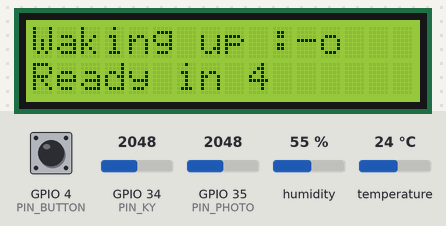
A sketch run on a simulated ESP32. Parts: 16×2 character LCD. Inputs (shaded band) come from the test bench; at power-on: GPIO 4 (PIN_BUTTON) HIGH, GPIO 34 (PIN_KY) = 2048, GPIO 35 (PIN_PHOTO) = 2048, humidity 55 %, temperature 24 °C. The local clock reads 2024-03-15 10:24:30 at power-on unless the sketch sets it; what the sketch prints to the serial monitor is not drawn.

Above: at 1.2 s.
1.3 s: GPIO 4 (PIN_BUTTON) pulled LOW for 0.15 s
At 6.2 s:
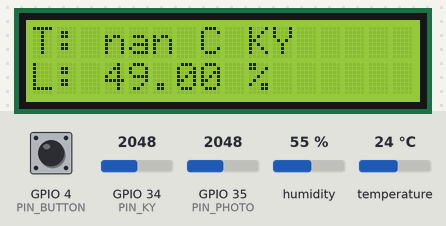
6.5 s: GPIO 34 (PIN_KY) set to 1070
20.5 s: GPIO 34 (PIN_KY) set to 979
At 21.9 s:
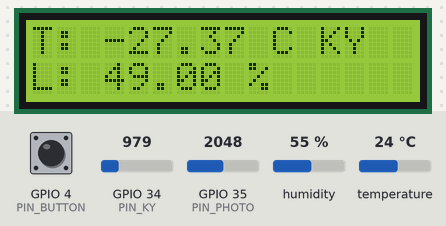
22.5 s: GPIO 4 (PIN_BUTTON) pulled LOW for 1 s
At 24.2 s:
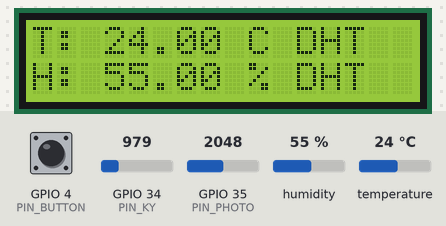
25.0 s: GPIO 4 (PIN_BUTTON) pulled LOW for 0.15 s
At 25.8 s:
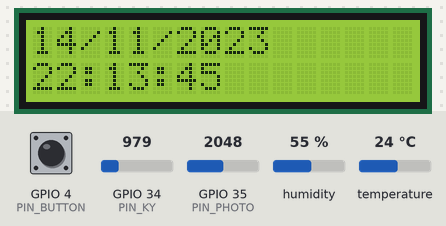
29.5 s: GPIO 4 (PIN_BUTTON) pulled LOW for 3.2 s
At 31.1 s:
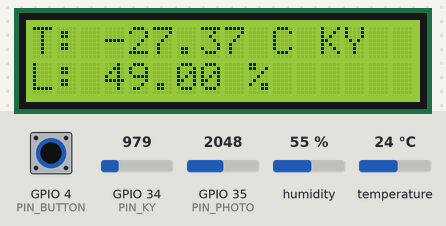
Timing chart, 0 to 32.6 s (numbered marks = the images above; inputs shaded):
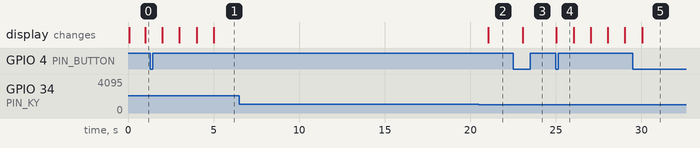

Measured:
- the behaviour switches between 1024 and 1023 on GPIO 34 (PIN_KY) (found by bisection; images 1 and 2)
- after the input at 1.3 s, the display: first differs from a run without the input after 3.7 s (image 1)
- after the input at 6.5 s, every drawn part: stays the same
- after the input at 20.5 s, the display: changes after 0.53 s (image 2)
- after the input at 22.5 s, the display: changes after 0.56 s (image 3)
- after the input at 25.0 s, the display: changes at once (image 4)
- after the input at 29.5 s, the display: changes after 0.53 s (image 5)

The sketch:

IoTproject.ino
```cpp
#include <LiquidCrystal.h>
#include <RTClib.h>
#include <Wire.h>
#include <DHT.h>
#include <DHT_U.h>

#define DHTTYPE DHT11   // Define the sensor type (DHT11)
#define PIN_DHT 2        // Define the pin where the DHT11 sensor is connected
#define PIN_BUTTON 4
#define PIN_KY 34
#define PIN_SOUND 27
#define PIN_PHOTO 35
#define PIN_LCD_RS 17
#define PIN_LCD_E 16
#define PIN_LCD_D4 32
#define PIN_LCD_D5 33
#define PIN_LCD_D6 25
#define PIN_LCD_D7 26
#define PIN_SD_CS 5
#define PIN_SD_SCK 18
#define PIN_SD_MISO 19
#define PIN_SD_MOSI 23

// parameters
#define timeIntervalDisplay 1000  // Refresh rate for sensor data on LCD
#define timeIntervalLogging 10000  // Rate for logging through serial or other
#define introTime 5000  // Logging time interval

float tempCorrection = 4.2; // bias to apply to the KY temp reading

// Global state variables initialization
int currentPage = 0;  // Tracks the active page
bool buttonPressed = false;
bool buttonLCDPressed = false;
unsigned long previousMillisDisplay = 0;
unsigned long previousMillisLogging = 0;
unsigned long initMillis = 0;
unsigned long currentMillis = 0;
float KYValue = 0;
float voltage = 0;
int lux = 0;           // Light intensity in lux
int lightSensorValue = 0;       // Sensor value

// Objects creation
LiquidCrystal lcd(PIN_LCD_RS, PIN_LCD_E, PIN_LCD_D4, PIN_LCD_D5, PIN_LCD_D6, PIN_LCD_D7);
RTC_DS1307 rtc;
DHT dht(PIN_DHT, DHTTYPE);

void setup() {
    Serial.begin(115200);
    Wire.begin();
    lcd.begin(16, 2);
    lcd.clear();
    dht.begin();

    pinMode(PIN_BUTTON, INPUT_PULLUP);
    pinMode(PIN_SD_CS, OUTPUT);
    digitalWrite(PIN_SD_CS, HIGH); // Prevent boot crash

    initRTC();
}

void loop() {
  currentMillis = millis(); // update the time
  checkPageButton(); // Check button press to switch pages
  if (currentMillis - initMillis < introTime) {intro();} // Show welcome message for first 10 seconds
  else {
    if (currentMillis - previousMillisDisplay >= timeIntervalDisplay) { // Actions to be triggered at LCD display refresh interval
      previousMillisDisplay = currentMillis;
      switch (currentPage) {
        case 0:
        displayTime();
        break;
      case 1:
        displayTempKY();
        break;
      case 2:
        displayDHT();
        break;
      }
    }
    if (currentMillis - previousMillisLogging >= timeIntervalLogging) { // Actions to be triggered at logging rate
      previousMillisLogging = currentMillis;

      // get all the sensor readings
      DateTime now = rtc.now();
      float tempKY = getTempKY();
      int luminosity = getLux();
      float DHThumidity = dht.readHumidity();
      float DHTtemperature = dht.readTemperature();

      // Format the timestamp string
      char timeStamp[20];
      snprintf(timeStamp, sizeof(timeStamp), "%04d-%02d-%02dT%02d:%02d:%02d",now.year(), now.month(), now.day(),now.hour(), now.minute(), now.second());

      // Build and format the JSON string
      String jsonData = "{";
      jsonData += "\"datetime\":\"" + String(timeStamp) + "\",";
      jsonData += "\"tempKY\":" + String(tempKY, 2) + ",";
      jsonData += "\"tempDHT\":" + String(DHTtemperature, 2) + ",";
      jsonData += "\"humidity\":" + String(DHThumidity) + ",";
      jsonData += "\"light\":" + String(luminosity);
      jsonData += "}";

      // Output the JSON to serial
      Serial.println(jsonData);
    }
  }
}

void displayTime() {
    DateTime now = rtc.now();
    // Build the date string
    char dateStr[11];  // Buffer to hold the date (DD-MM-YYYY)
    sprintf(dateStr, "%02d/%02d/%04d", now.day(), now.month(), now.year());
    // Build the time string
    char timeStr[9];  // Buffer to hold time (HH:MM:SS)
    sprintf(timeStr, "%02d:%02d:%02d", now.hour(), now.minute(), now.second());
    // Update LCD Display
    lcd.clear();
    lcd.setCursor(0, 0);
    lcd.print(dateStr);
    lcd.setCursor(0, 1);
    lcd.print(timeStr);
}

// Page 2: KY-028 Temperature
void displayTempKY() {
    float tempKY = getTempKY();
    int luminosity = getLux();
    displayLCD("T: ",tempKY," C KY","L: ",luminosity," %");
}

// Page 3: DHT 11 data
void displayDHT() {
    float DHThumidity = dht.readHumidity();
    float DHTtemperature = dht.readTemperature();
    displayLCD("T: ",DHTtemperature," C DHT","H: ",DHThumidity," % DHT");
}

void displayLCD(String nameA, float valueA, String unitA, String nameB, float valueB, String unitB) {
    lcd.clear();
    lcd.setCursor(0, 0);
    lcd.print(nameA);
    lcd.print(valueA);
    lcd.print(unitA);
    lcd.setCursor(0, 1);
    lcd.print(nameB);
    lcd.print(valueB);
    lcd.print(unitB);
}

float getTempKY() {
  int KYValue = analogRead(PIN_KY);// Read the raw sensor value (ESP32 uses 12-bit ADC, so max value is 4095) - remapped to 1023, probably the sensor does not support so high?
  float voltage = (KYValue / 1023.0) * 3.3;  // Adjust for 3.3V
  float resistance = voltage / (3.3 - voltage) * 10000;// Calculate the resistance of the thermistor, assuming 10kΩ pull-up resistor
  float temperature = 1.0 / ( (log(resistance / 10000.0) / 3950.0) + (1.0 / 298.15) ) - 273.15;// Calculate temperature using the Steinhart-Hart equation (or a simplified version)
  temperature = temperature + tempCorrection;// Correct for known bias, still very janky
  return temperature;  // Return the calibrated temperature
}

int getLux() {
  // Read the raw sensor value (ESP32 uses 12-bit ADC, so max value is 4095)
  int lightSensorValue = analogRead(PIN_PHOTO);
  lux = map(lightSensorValue, 0, 4000, 100, 0);
  return lux;  // Return the calibrated temperature
}

void intro() {
  lcd.setCursor(0, 0);
  lcd.print("Waking up :-o");
  lcd.setCursor(0, 1);
  lcd.print("Ready in ");
  lcd.print(introTime/1000 - (currentMillis - initMillis) / 1000);
}

void checkPageButton() {
  if (digitalRead(PIN_BUTTON) == LOW && !buttonPressed) {
    buttonPressed = true;
    currentPage = (currentPage + 1) % 3;  // Cycle through 3 pages (adjustable)
    //lcd.clear();
  }
  if (digitalRead(PIN_BUTTON) == HIGH) {
    buttonPressed = false;  // Reset button state
  }
}

void initRTC() {
    if (!rtc.begin()) {
        Serial.println("Couldn't find RTC. Restarting...");
        delay(5000); // Allow debugging
        ESP.restart(); // Restart the ESP instead of locking up
    }

    DateTime now = rtc.now();
    if (now.year() < 2025) {
        Serial.println("RTC lost power, setting time to compile time!");
        rtc.adjust(DateTime(F(__DATE__), F(__TIME__)));
    }
}
```
